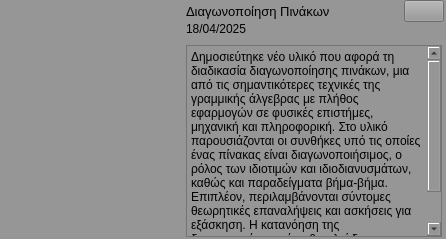
                      <widget class="QWidget" name="widget_20" native="true">
                       <property name="minimumSize">
                        <size>
                         <width>0</width>
                         <height>0</height>
                        </size>
                       </property>
                       <property name="maximumSize">
                        <size>
                         <width>16777215</width>
                         <height>16777215</height>
                        </size>
                       </property>
                       <property name="styleSheet">
                        <string notr="true">background-color: rgb(150, 150, 150);</string>
                       </property>
                       <layout class="QHBoxLayout" name="horizontalLayout_11">
                        <property name="spacing">
                         <number>7</number>
                        </property>
                        <property name="leftMargin">
                         <number>0</number>
                        </property>
                        <property name="topMargin">
                         <number>0</number>
                        </property>
                        <property name="rightMargin">
                         <number>0</number>
                        </property>
                        <property name="bottomMargin">
                         <number>0</number>
                        </property>
                        <item alignment="Qt::AlignLeft">
                         <widget class="QWidget" name="widget_21" native="true">
                          <layout class="QVBoxLayout" name="verticalLayout_22">
                           <property name="leftMargin">
                            <number>0</number>
                           </property>
                           <property name="topMargin">
                            <number>0</number>
                           </property>
                           <property name="rightMargin">
                            <number>0</number>
                           </property>
                           <property name="bottomMargin">
                            <number>0</number>
                           </property>
                           <item>
                            <widget class="QLabel" name="label_13">
                             <property name="minimumSize">
                              <size>
                               <width>170</width>
                               <height>100</height>
                              </size>
                             </property>
                             <property name="whatsThis">
                              <string>&lt;html&gt;&lt;head/&gt;&lt;body&gt;&lt;p&gt;&lt;img src=&quot;:/material_design/icons/material_design/unsplash_IyaNci0CyRk.png&quot;/&gt;&lt;/p&gt;&lt;/body&gt;&lt;/html&gt;</string>
                             </property>
                             <property name="styleSheet">
                              <string notr="true"/>
                             </property>
                             <property name="text">
                              <string/>
                             </property>
                             <property name="alignment">
                              <set>Qt::AlignCenter</set>
                             </property>
                            </widget>
                           </item>
                          </layout>
                         </widget>
                        </item>
                        <item>
                         <widget class="QWidget" name="widget_22" native="true">
                          <property name="minimumSize">
                           <size>
                            <width>0</width>
                            <height>0</height>
                           </size>
                          </property>
                          <layout class="QVBoxLayout" name="verticalLayout_23">
                           <property name="spacing">
                            <number>0</number>
                           </property>
                           <property name="topMargin">
                            <number>0</number>
                           </property>
                           <property name="rightMargin">
                            <number>2</number>
                           </property>
                           <property name="bottomMargin">
                            <number>0</number>
                           </property>
                           <item alignment="Qt::AlignTop">
                            <widget class="QWidget" name="widget_23" native="true">
                             <layout class="QGridLayout" name="gridLayout_4">
                              <property name="leftMargin">
                               <number>0</number>
                              </property>
                              <property name="topMargin">
                               <number>0</number>
                              </property>
                              <property name="rightMargin">
                               <number>0</number>
                              </property>
                              <property name="verticalSpacing">
                               <number>0</number>
                              </property>
                              <item row="0" column="2">
                               <widget class="QPushButton" name="pushButton_11">
                                <property name="sizePolicy">
                                 <sizepolicy hsizetype="Fixed" vsizetype="Fixed">
                                  <horstretch>0</horstretch>
                                  <verstretch>0</verstretch>
                                 </sizepolicy>
                                </property>
                                <property name="text">
                                 <string/>
                                </property>
                                <property name="icon">
                                 <iconset resource="../Qss/icons/_icons.qrc">
                                  <normaloff>:/feather/icons/feather/arrow-right.png</normaloff>:/feather/icons/feather/arrow-right.png</iconset>
                                </property>
                                <property name="autoDefault">
                                 <bool>false</bool>
                                </property>
                               </widget>
                              </item>
                              <item row="1" column="0">
                               <widget class="QLabel" name="label_24">
                                <property name="text">
                                 <string>18/04/2025</string>
                                </property>
                               </widget>
                              </item>
                              <item row="0" column="0" colspan="2">
                               <widget class="QLabel" name="label_14">
                                <property name="font">
                                 <font>
                                  <pointsize>10</pointsize>
                                  <italic>false</italic>
                                  <bold>false</bold>
                                  <underline>false</underline>
                                  <strikeout>false</strikeout>
                                  <kerning>true</kerning>
                                 </font>
                                </property>
                                <property name="text">
                                 <string>Διαγωνοποίηση Πινάκων</string>
                                </property>
                                <property name="textFormat">
                                 <enum>Qt::AutoText</enum>
                                </property>
                                <property name="scaledContents">
                                 <bool>false</bool>
                                </property>
                                <property name="wordWrap">
                                 <bool>false</bool>
                                </property>
                               </widget>
                              </item>
                             </layout>
                            </widget>
                           </item>
                           <item>
                            <widget class="QWidget" name="widget_24" native="true">
                             <layout class="QVBoxLayout" name="verticalLayout_24">
                              <property name="spacing">
                               <number>0</number>
                              </property>
                              <property name="leftMargin">
                               <number>0</number>
                              </property>
                              <property name="topMargin">
                               <number>0</number>
                              </property>
                              <property name="rightMargin">
                               <number>2</number>
                              </property>
                              <property name="bottomMargin">
                               <number>2</number>
                              </property>
                              <item>
                               <widget class="QTextBrowser" name="textBrowser_4">
                                <property name="html">
                                 <string>&lt;!DOCTYPE HTML PUBLIC &quot;-//W3C//DTD HTML 4.0//EN&quot; &quot;http://www.w3.org/TR/REC-html40/strict.dtd&quot;&gt;
&lt;html&gt;&lt;head&gt;&lt;meta name=&quot;qrichtext&quot; content=&quot;1&quot; /&gt;&lt;meta charset=&quot;utf-8&quot; /&gt;&lt;style type=&quot;text/css&quot;&gt;
p, li { white-space: pre-wrap; }
hr { height: 1px; border-width: 0; }
li.unchecked::marker { content: &quot;\2610&quot;; }
li.checked::marker { content: &quot;\2612&quot;; }
&lt;/style&gt;&lt;/head&gt;&lt;body style=&quot; font-family:'Sans Serif'; font-size:9pt; font-weight:400; font-style:normal;&quot;&gt;
&lt;p style=&quot; margin-top:0px; margin-bottom:0px; margin-left:0px; margin-right:0px; -qt-block-indent:0; text-indent:0px;&quot;&gt;&lt;span style=&quot; font-family:'MS Shell Dlg 2';&quot;&gt;Δημοσιεύτηκε νέο υλικό που αφορά τη διαδικασία διαγωνοποίησης πινάκων, μια από τις σημαντικότερες τεχνικές της γραμμικής άλγεβρας με πλήθος εφαρμογών σε φυσικές επιστήμες, μηχανική και πληροφορική. Στο υλικό παρουσιάζονται οι συνθήκες υπό τις οποίες ένας πίνακας είναι διαγωνοποιήσιμος, ο ρόλος των ιδιοτιμών και ιδιοδιανυσμάτων, καθώς και παραδείγματα βήμα-βήμα. Επιπλέον, περιλαμβάνονται σύντομες θεωρητικές επαναλήψεις και ασκήσεις για εξάσκηση. Η κατανόηση της διαγωνοποίησης είναι θεμελιώδης για την ανάλυση δυναμικών συστημάτων και τη λύση διαφορικών εξισώσεων.&lt;/span&gt;&lt;/p&gt;&lt;/body&gt;&lt;/html&gt;</string>
                                </property>
                               </widget>
                              </item>
                             </layout>
                            </widget>
                           </item>
                          </layout>
                         </widget>
                        </item>
                       </layout>
                      </widget>
